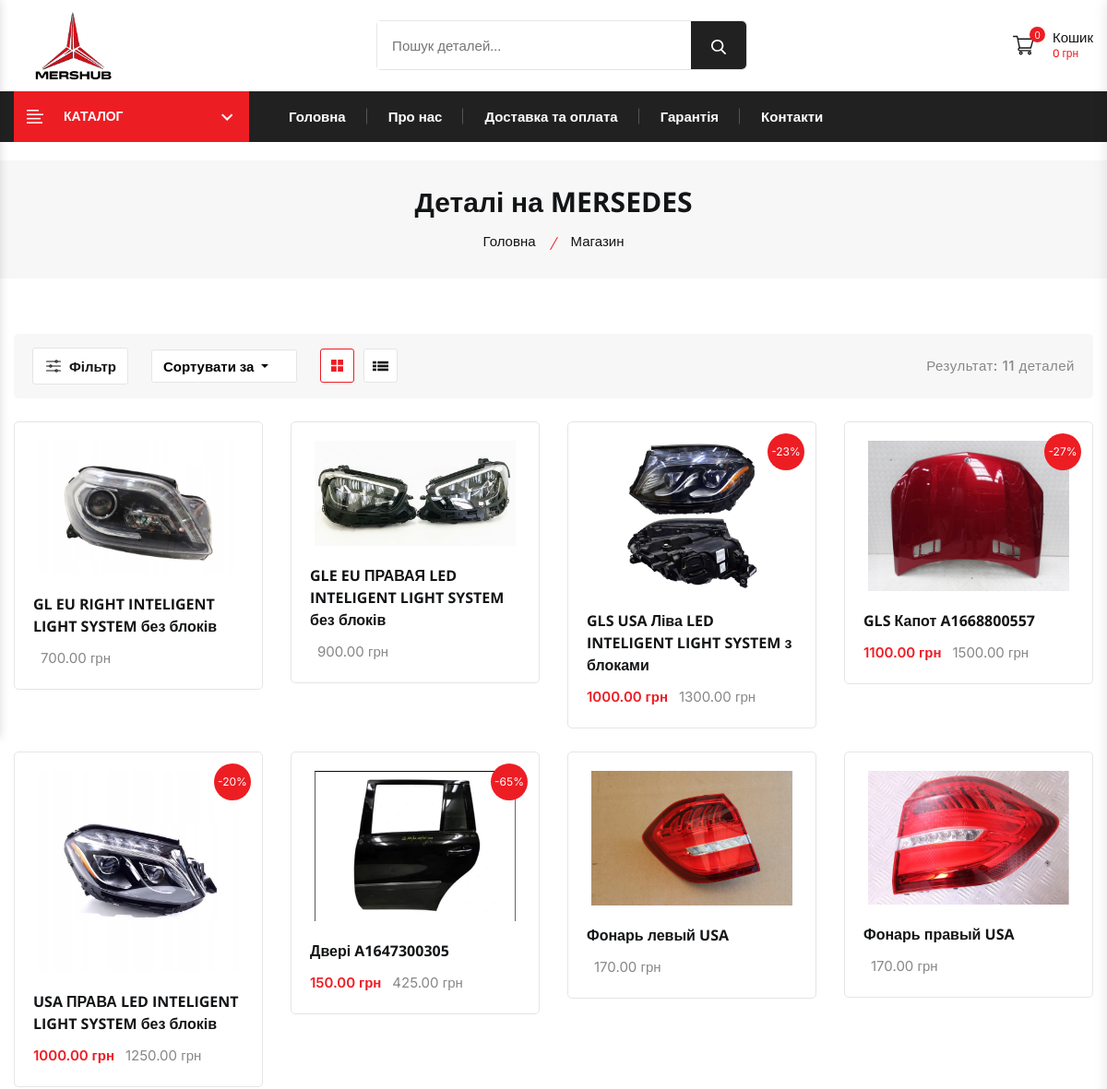
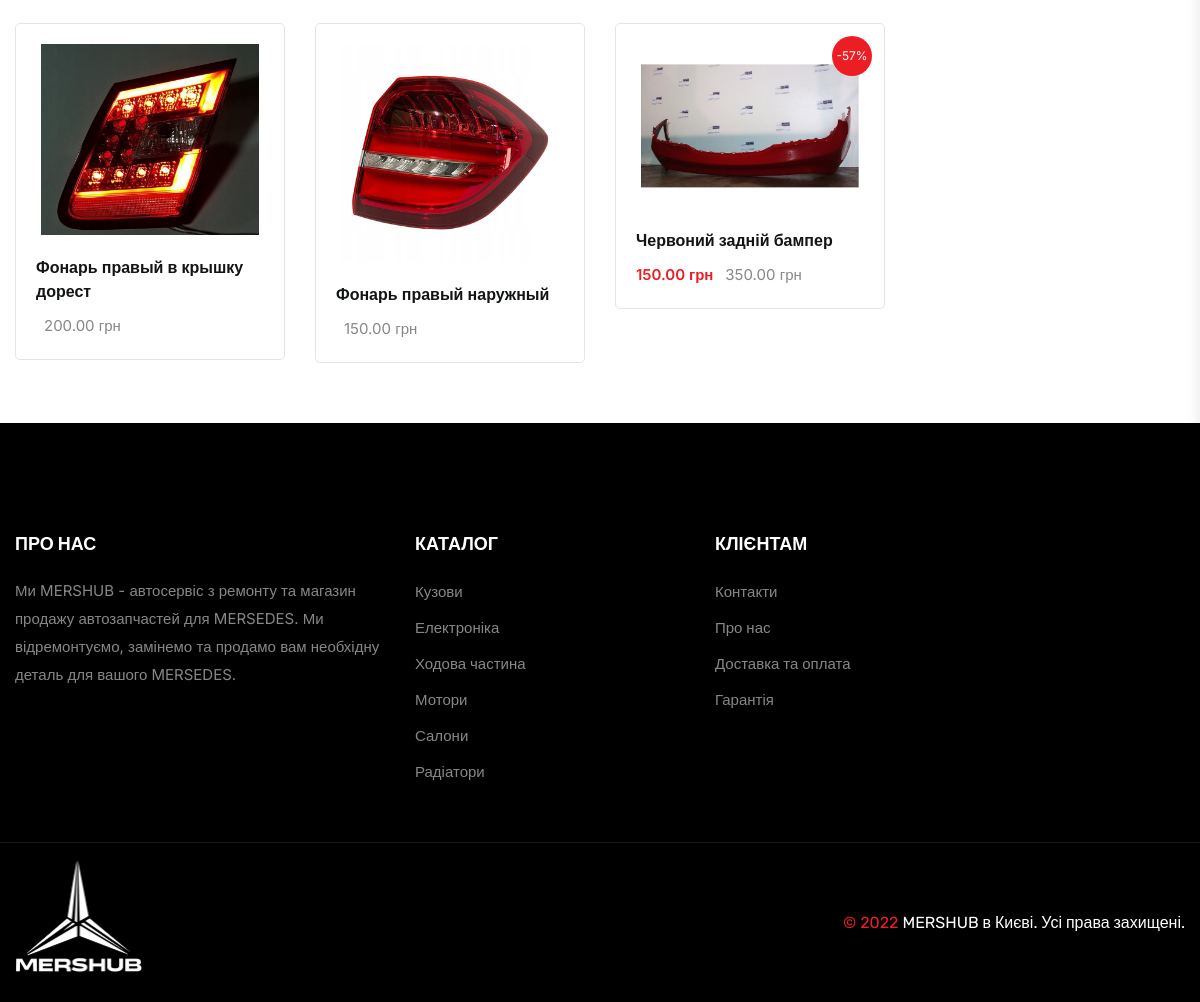
The app's page /shop/ with its own data (2 pictures, top to bottom).
### shop/models.py (models this page shows, shortened)
class Product(models.Model):
    id = models.CharField(max_length=15, primary_key=True, db_index=True, unique=True)
    category = models.ForeignKey(Category, on_delete=models.CASCADE, verbose_name='Категория')
    name = models.CharField(max_length=150,  verbose_name='Название детали')
    slug = models.SlugField(max_length=150)
    price = models.DecimalField(max_digits=10, decimal_places=2, verbose_name='Цена')
    is_special = models.BooleanField(default=False, verbose_name='Скидка')
    old_price = models.DecimalField(max_digits=10, blank=True, null=True, decimal_places=2, verbose_name='Старая цена')
    description = models.TextField(blank=True, verbose_name='Описание')
    remark = models.TextField(blank=True, verbose_name='Примечание')
    image = models.ImageField(upload_to=f'images/products/', verbose_name='Фотография')
    count = models.IntegerField(verbose_name='Количество на складе')
    used_quantity = models.IntegerField(verbose_name='Количество Б/У на складе')
    available = models.BooleanField(default=True, verbose_name='Наличие')
    best_seller = models.BooleanField(default=False, verbose_name='Найболее продаваемое')
    new_in = models.BooleanField(default=False, verbose_name='Новинка')
    created = models.DateTimeField(auto_now_add=True, verbose_name='Создано')
    update = models.DateTimeField(auto_now=True, verbose_name='Обновлено')
    class Meta:
        verbose_name = 'Деталь'
        verbose_name_plural = 'Детали'
        index_together = ('slug', )
        ordering = ('id', 'name', '-created')
    @property
    def price_percentage(self):
        return 100 * (self.old_price - self.price) / self.old_price

### shop/views.py (the view)
# urls.py: path('shop/', ProductsListView.as_view(), name='products'),
class ProductsListView(ListView):
    template_name = 'products-list.html'
    context_object_name = 'products'
    paginate_by = 12
    def get_queryset(self):
        category_slug = self.kwargs.get('slug_category')
        price_lte = self.request.GET.get('price_lte')
        if price_lte:
            price_lte = int(price_lte)
        price_gte = self.request.GET.get('price_gte')
        if not price_gte:
            price_gte = 0
        else:
            price_gte = int(price_gte)
        if category_slug:
            category = get_object_or_404(Category, slug=category_slug)
            if price_lte and category.subcategory:
                products = Product.objects.filter(category=category, price__lte=price_lte, price__gte=price_gte)
            elif price_lte and not category.subcategory:
                products = Product.objects.filter(category__subcategory=category, price__lte=price_lte, price__gte=price_gte)
            elif not category.subcategory:
                products = Product.objects.filter(category__subcategory=category)
            else:
                products = Product.objects.filter(category=category)
        elif price_lte:
            products = Product.objects.filter(price__lte=price_lte, price__gte=price_gte)
        else:
            products = Product.objects.all()
        sort_param = self.request.GET.get('sort')
        if sort_param == 'name':
            products = products.order_by('name')
        elif sort_param == 'new-in':
            products = products.order_by('new_in')
        elif sort_param == 'low-price':
            products = products.order_by('price')
        elif sort_param == 'high-price':
            products = products.order_by('-price')
        else:
            products = products.order_by('name')
        return products
    def get_context_data(self, *, object_list=None, **kwargs):
        cart = Cart(self.request)
        context = super().get_context_data(**kwargs)
        category = self.kwargs.get('slug_category')
        if category:
            context['category'] = Category.objects.values('name').get(slug=category)
        else:
            context['category'] = category
        context['cart'] = cart
        return context

### shop/templates/products-list.html (shortened to what this page needs)
{% extends 'base_shop.html' %}
{% load static %}
{% load shop_tags %}
{% block content %}
                {% get_categories as categories %}
            {% get_best_seller as best_seller %}
        <main class="main__content_wrapper">
        <section class="breadcrumb__section breadcrumb__bg">
            <div class="container">
                <div class="row row-cols-1">
                    <div class="col">
                        <div class="breadcrumb__content text-center">
                            {% if category.name %}
                            <h1 class="breadcrumb__content--title">{{ category.name }}</h1>
                            <ul class="breadcrumb__content--menu d-flex justify-content-center">
                                <li class="breadcrumb__content--menu__items"><a href="{% url 'shop:homepage' %}">Головна</a></li>
                                <li class="breadcrumb__content--menu__items"><span>{{ category.name }}</span></li>
                            </ul>
                            {% elif category %}
                                <h1 class="breadcrumb__content--title">{{ category }}</h1>
                            <ul class="breadcrumb__content--menu d-flex justify-content-center">
                                <li class="breadcrumb__content--menu__items"><a href="{% url 'shop:homepage' %}">Головна</a></li>
                                <li class="breadcrumb__content--menu__items"><span>Магазин</span></li>
                            </ul>
                                {% else %}
                                <h1 class="breadcrumb__content--title">Деталі на MERSEDES</h1>
                            <ul class="breadcrumb__content--menu d-flex justify-content-center">
                                <li class="breadcrumb__content--menu__items"><a href="{% url 'shop:homepage' %}">Головна</a></li>
                                <li class="breadcrumb__content--menu__items"><span>Магазин</span></li>
                            </ul>
                            {% endif %}
                        </div>
                    </div>
                </div>
            </div>
        </section>
        <div class="shop__section section--padding">
            <div class="container">
                <div class="shop__product--wrapper">
                    <div class="shop__header d-flex align-items-center justify-content-between mb-30">
                        <div class="product__view--mode d-flex align-items-center">
                            <button class="widget__filter--btn d-flex align-items-center" data-offcanvas>
                                <span class="widget__filter--btn__text">Фільтр</span>
                            </button>
                            <div class="product__view--mode__list product__short--by align-items-center d-flex">
                                <div class="dropdown">
                                    <button class="btn btn-secondary dropdown-toggle " type="button" data-bs-toggle="dropdown" aria-expanded="false">
                                        Сортувати за
                                    </button>
                                </div>
                            </div>
                            <div class="product__view--mode__list">
                                <div class="product__tab--one product__grid--column__buttons d-flex justify-content-center">
                                    <button class="product__grid--column__buttons--icons active" aria-label="grid btn" data-toggle="tab" data-target="#product_grid">
                                    </button>
                                    <button class="product__grid--column__buttons--icons" aria-label="list btn" data-toggle="tab" data-target="#product_list">
                                    </button>
                                </div>
                            </div>
                        </div>
                        <p class="product__showing--count">Результат: {{ products|length }} деталей</p>
                    </div>
                    <div class="tab_content">
                        <div id="product_grid" class="tab_pane active show">
                            <div class="product__section--inner">
                                <div class="row mb--n30">
                                    {% for product in page_obj %}
                                    <div class="col-lg-3 col-md-4 col-sm-6 col-6 custom-col mb-30">
                                        <article class="product__card">
                                            <div class="product__card--thumbnail">
                                                <a class="product__card--thumbnail__link display-block" href="{% url 'shop:product' slug=product.slug %}">
                                                    <img class="product__card--thumbnail__img product__primary--img" src="{{ product.image.url }}" alt="product-img">
                                                </a>
                                                {% if product.is_special %}
                                                <span class="product__badge">-{{ product.price_percentage|floatformat:'0' }}%</span>
                                                {% endif %}
                                            </div>
                                            <div class="product__card--content">
                                                <h3 class="product__card--title"><a href="{% url 'shop:product' slug=product.slug %}">{{ product.name }}</a></h3>
                                                <div class="product__card--price">
                                                    {% if product.is_special %}
                                                    <span class="current__price">{{ product.price }} грн</span>
                                                    <span class="old__price">{{ product.old_price }} грн</span>
                                                    {% else %}
                                                        <span class="old__price">{{ product.price }} грн</span>
                                                    {% endif %}
                                                </div>
                                            </div>
                                        </article>
                                    </div>
                                    {% endfor %}
                                </div>
                            </div>
                        </div>
                    </div>
                </div>
            </div>
        </div>
    </main>
{% endblock %}

### records on screen
Product: image (picture), name "GL EU RIGHT INTELIGENT LIGHT SYSTEM без блоків", price "700.00"
Product: image (picture), name "GLE EU ПРАВАЯ LED INTELIGENT LIGHT SYSTEM без блоків", price "900.00"
Product: image (picture), price_percentage "23", name "GLS USA Ліва LED INTELIGENT LIGHT SYSTEM з блоками", price "1000.00", old_price "1300.00"
Product: image (picture), price_percentage "27", name "GLS Капот A1668800557", price "1100.00", old_price "1500.00"
Product: image (picture), price_percentage "20", name "USA ПРАВА LED INTELIGENT LIGHT SYSTEM без блоків", price "1000.00", old_price "1250.00"
Product: image (picture), price_percentage "65", name "Двері A1647300305", price "150.00", old_price "425.00"
Product: image (picture), name "Фонарь левый USA", price "170.00"
Product: image (picture), name "Фонарь правый USA", price "170.00"
Product: image (picture), name "Фонарь правый в крышку дорест", price "200.00"
Product: image (picture), name "Фонарь правый наружный", price "150.00"
Product: image (picture), price_percentage "57", name "Червоний задній бампер", price "150.00", old_price "350.00"

### other values on screen
{{ cart|length }} "0"
{{ cart.get_total_price }} "0"
{{ products|length }} "11"
